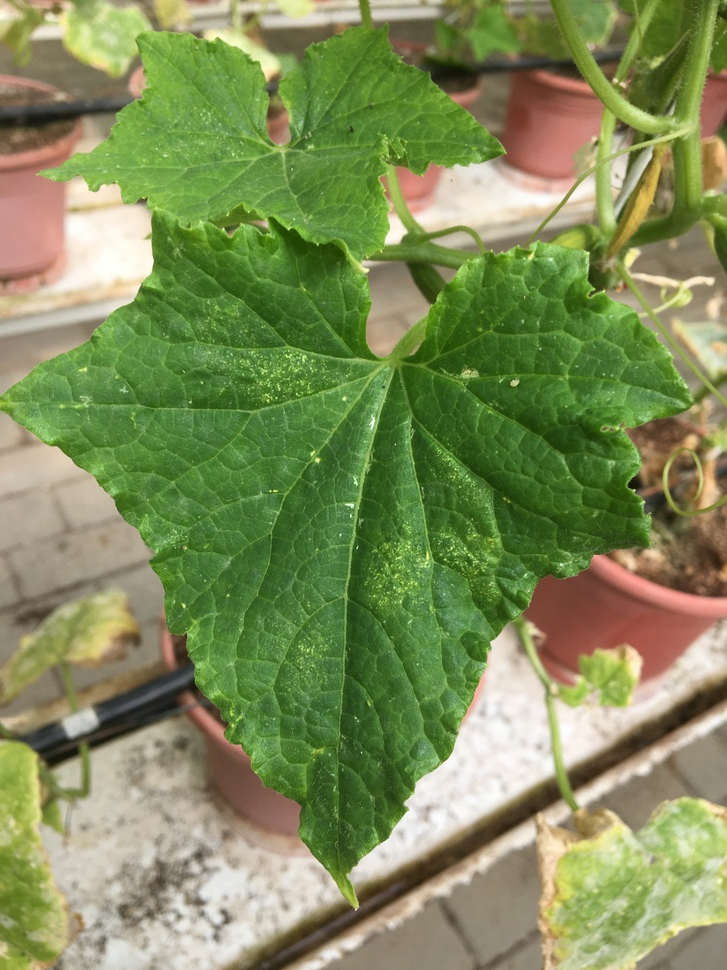
#> input picture bckp/Segmentation/O_Healthy_IMG_2071.JPG, 727 x 970 px, shrunk from 3024 x 4032 before the run
$ python kmeans_test.py
#> lines starting #> are read from the running program, lines starting #| are printed output that depends on the picture


import matplotlib as plt
import numpy as np
import cv2
import os, random
from os import listdir

#D:\RTU\Datorredze\test_implementation\HealthyLeaves\HealthyLeavesTest\O_Healthy_IMG_2071.JPG
path = os.path.dirname(os.path.abspath(__file__)) + "/O_Healthy_IMG_2071.JPG"
img = cv2.imread(path)
#> img is the input picture: shape (970, 727, 3); mean B, G, R 89.5, 141.1, 127.7

img = cv2.cvtColor(img, cv2.COLOR_BGR2RGB)
twoDimage = img.reshape((-1, 3))
twoDimage = np.float32(twoDimage)

criteria = (cv2.TERM_CRITERIA_EPS + cv2.TERM_CRITERIA_MAX_ITER, 10, 1.0)
K = 3
attempts = 10

ret,label,center=cv2.kmeans(twoDimage, K, None, criteria, attempts, cv2.KMEANS_PP_CENTERS)
#> ret = 1.2e+09; center = [[141.9, 147.6, 94.37], [74.91, 105, 42.85], [214.1, 205.5, 178.5]]
center = np.uint8(center)
#> center = [[141, 147, 94], [74, 104, 42], [214, 205, 178]]
res = center[label.flatten()]
result_image = res.reshape((img.shape))
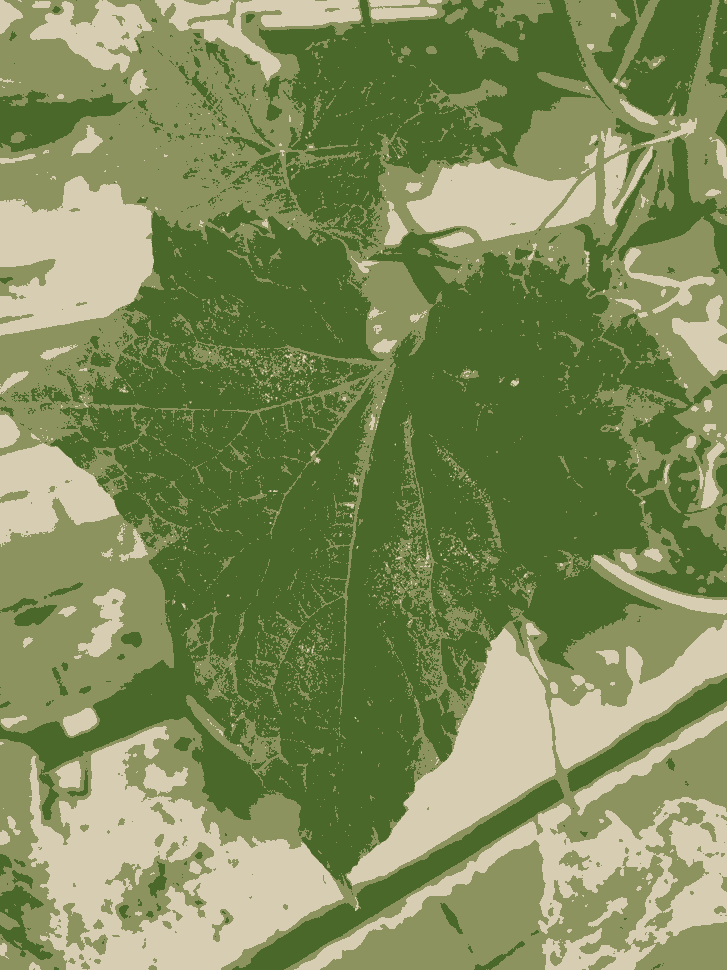
#> result_image: shape (970, 727, 3); mean R, G, B 127, 140.3, 88.8
cv2.imshow('sample.jpeg', result_image)
cv2.imwrite(os.path.join(os.path.dirname(os.path.abspath(__file__)), 'sample.jpg'), result_image)
#cv2.waitKey(0)


# Reference
# https://machinelearningknowledge.ai/image-segmentation-in-python-opencv/
